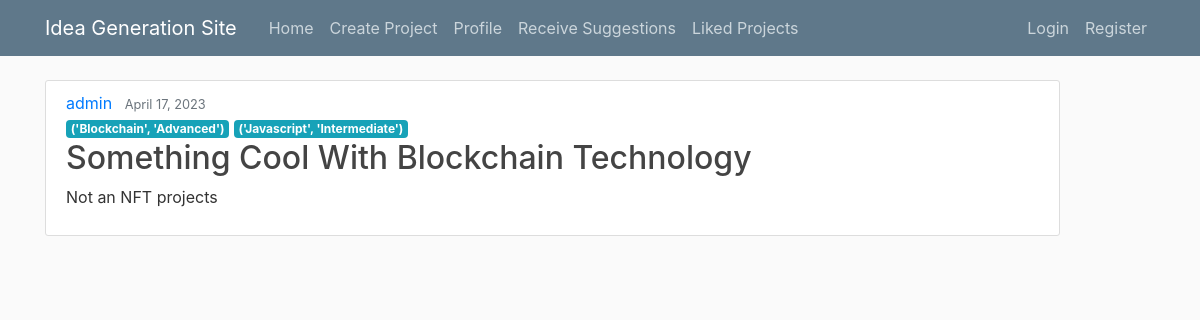
Before: /project/7/ with the older database file.
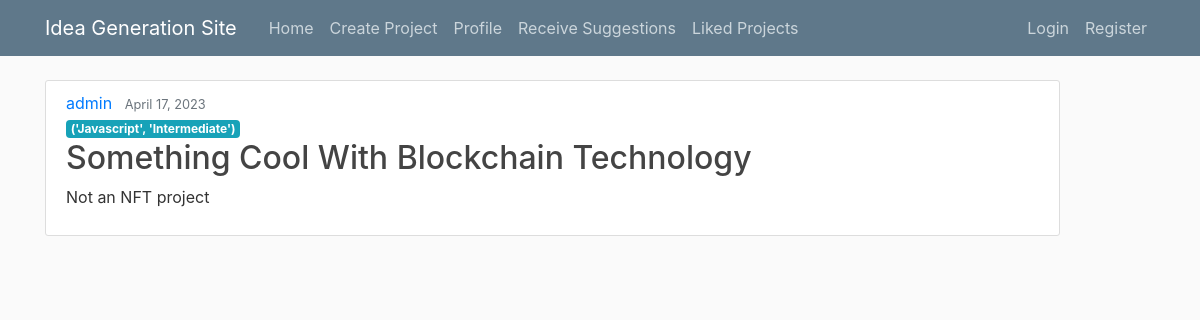
After: the same page with the newer database file.
### users/models.py (models this page shows, shortened)
class Project(models.Model):
    title = models.CharField(max_length=100, verbose_name='Title')
    description = models.TextField(blank=True, verbose_name='Description')
    skills = models.ManyToManyField('Skill')
    date_posted = models.DateTimeField(default=timezone.now)
    author = models.ForeignKey(User, on_delete=models.CASCADE)
    likes = models.PositiveIntegerField(default=0)
    approved = models.BooleanField(default=False)  # New field for project approval

class Skill(models.Model):
    name = models.CharField(max_length=30, unique=False, verbose_name="Name of subject", default="name")     # Python, Django, etc
    expertise = models.CharField(max_length=30, unique=False, verbose_name="Skill level", default="Intermediate")     # Beginner, Intermediate, Skilled
    def __str__(self):
        return f'{self.name, self.expertise}'

### main/views.py (the view)
# urls.py: path('project/<int:pk>/', ProjectDetailView.as_view(), name='post-detail'),
class ProjectDetailView(DetailView):
    model = Project

### users/templates/users/project_detail.html (shortened to what this page needs)
{% extends "main/base.html" %}
{% block content %}
  <article class="media content-section">
    <div class="media-body">
      <div class="article-metadata">
        <a class="mr-2" href="#">{{ object.author }}</a>
        <small class="text-muted">{{ object.date_posted|date:"F d, Y" }}</small>
      </div>
      {% for skill in object.skills.all %}
        <span class="badge badge-info">{{ skill }}</span>
      {% endfor %}
      <h2 class="article-title">{{ object.title }}</h2>
      <p class="article-content">{{ object.description }}</p>
    </div>
  </article>
{% endblock content %}

### main/templates/main/base.html (shortened to what this page needs)
{% load static %}
<!DOCTYPE html>
<html>
<head>
    <link rel="stylesheet" href="https://maxcdn.bootstrapcdn.com/bootstrap/4.0.0/css/bootstrap.min.css">
    <link rel="stylesheet" type="text/css" href="{% static 'main/nav.css' %}">
</head>
<body>
    <header class="site-header">
      <nav class="navbar navbar-expand-md navbar-dark bg-steel fixed-top">
        <div class="container">
          <a class="navbar-brand mr-4" href="{% url 'home' %}">Idea Generation Site</a>
          <div class="collapse navbar-collapse" id="navbarToggle">
            <div class="navbar-nav mr-auto">
              <a class="nav-item nav-link" href="{% url 'home' %}">Home</a>
                <a class="nav-item nav-link" href="{% url 'post-create' %}">Create Project</a>
                <a class="nav-item nav-link" href="{% url 'profile' %}">Profile</a>
                <a class="nav-item nav-link" href="{% url 'post-suggest' %}">Receive Suggestions</a>
                <a class="nav-item nav-link" href="{% url 'liked-projects' %}">Liked Projects</a>
            </div>
            <div class="navbar-nav">
              {% if user.is_authenticated %}
                                    {% if user.is_staff %}
        <a class="nav-item nav-link" href="{% url 'project_approval' %}">Approval Page</a>
    {% endif %}
                <a class="nav-item nav-link" href="{% url 'logout' %}">Logout</a>
              {% else %}
                <a class="nav-item nav-link" href="{% url 'login' %}">Login</a>
                <a class="nav-item nav-link" href="{% url 'register' %}">Register</a>
              {% endif %}
            </div>
          </div>
        </div>
      </nav>
    </header>
    <main role="main" class="container">
      <div class="row">
        <div class="col-md-11">
          {% block content %}{% endblock %}
        </div>
        </div>
    </main>
</body>
</html>

### main/static/main/nav.css (style rules this page uses)
body { background: #fafafa; color: #333333; margin-top: 5rem; }
h1, h2, h3, h4, h5, h6 { color: #444444; }
.bg-steel { background-color: #5f788a; }
.site-header .navbar-nav .nav-link { color: #cbd5db; }
.content-section { background: #ffffff; padding: 10px 20px; border: 1px solid #dddddd; border-radius: 3px; margin-bottom: 20px; }

Changed rows visible on the page:
no longer on this page (row unchanged): Skill: name+expertise "('Blockchain', 'Advanced')"
changed Project "Something Cool With Blockchain Technology": description "Not an NFT projects" → "Not an NFT project"
